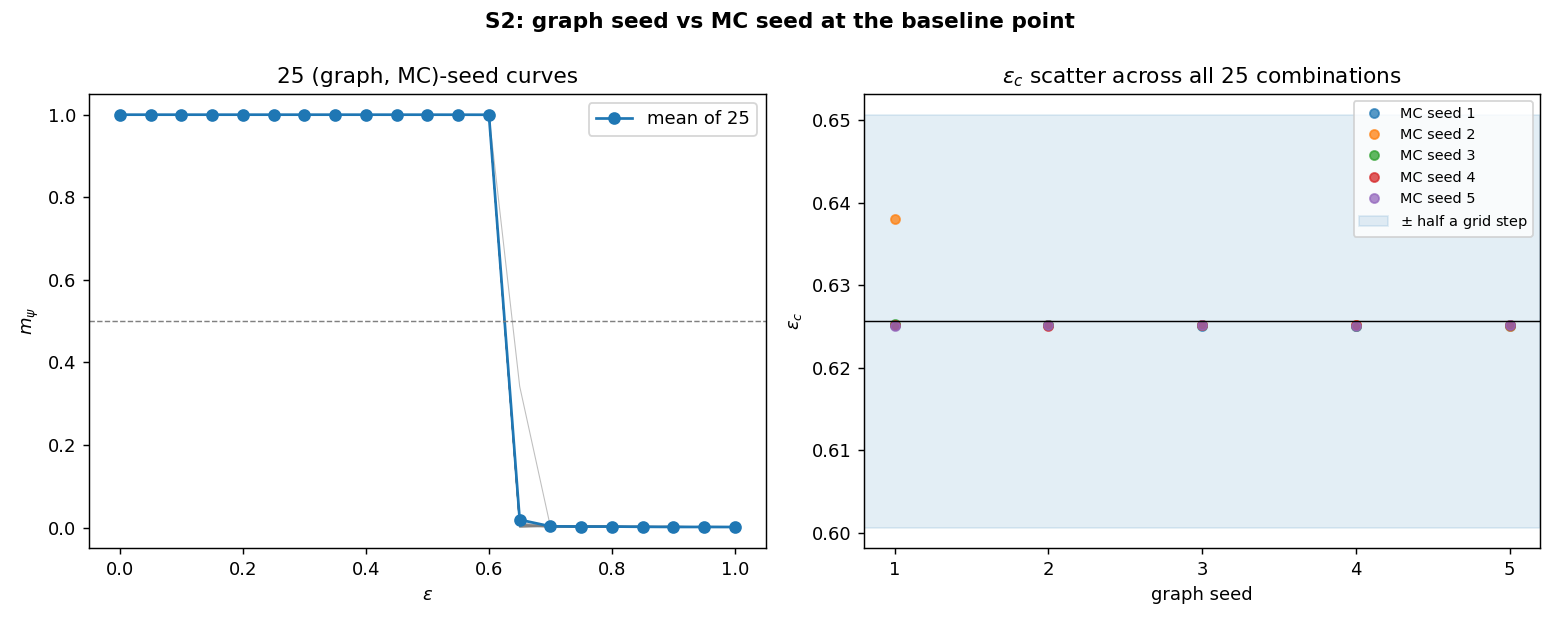

Here is the Python script that generated this plot:
"""
S2 (report Sec. 4): graph seed vs MC seed — are single-realisation results
representative?

25 (graph seed, engine seed) combinations run the full eps sweep at the
baseline point (ER, N=500, <k>=20). Hypothesis (sensitivity/HYPOTHESES.md):
both seeds are nuisance parameters — eps_c scatter well under one grid step,
m_psi scatter peaking near eps_c, graph- and MC-seed contributions comparable
(ER at <k>=20 is locally homogeneous).
"""

import os, sys
import numpy as np
import matplotlib.pyplot as plt

sys.path.insert(0, os.path.join(os.path.dirname(__file__), ".."))
from common.graphs import build_graph, write_edgelist
from common.observables import eps_crossing
from common.io import save_table
from common import runner

HERE = os.path.dirname(os.path.abspath(__file__))
GSEEDS = [1, 2, 3, 4, 5]
MSEEDS = [1, 2, 3, 4, 5]
EPS = np.linspace(0, 1, 21)
N, K = 500, 20


def main():
    runner.ensure_engine()
    els = {g: write_edgelist(build_graph("ER", N, K, seed=g),
                             os.path.join(HERE, f"_sg_{g}.edgelist"))
           for g in GSEEDS}
    points = [(g, ms, e) for g in GSEEDS for ms in MSEEDS for e in EPS]
    res = runner.run_many([dict(edgelist=els[g], eps=float(e), seed=ms)
                           for g, ms, e in points])
    m = np.array([r["m_psi"] for r in res]).reshape(len(GSEEDS), len(MSEEDS), len(EPS))
    for el in els.values():
        os.remove(el)

    ec = np.array([[eps_crossing(EPS, m[i, j]) for j in range(len(MSEEDS))]
                   for i in range(len(GSEEDS))])
    save_table(os.path.join(HERE, "sens_seeds.csv"),
               {"graph_seed": np.repeat(GSEEDS, len(MSEEDS)),
                "mc_seed": np.tile(MSEEDS, len(GSEEDS)),
                "eps_c": ec.ravel()})
    save_table(os.path.join(HERE, "sens_seeds_curves.csv"),
               {"epsilon": EPS,
                "m_mean": m.mean(axis=(0, 1)), "m_std": m.std(axis=(0, 1)),
                "m_min": m.min(axis=(0, 1)), "m_max": m.max(axis=(0, 1))})

    total_sd = ec.std()
    graph_sd = ec.mean(axis=1).std()      # scatter of graph means (MC averaged out)
    mc_sd = ec.mean(axis=0).std()         # scatter of MC means (graphs averaged out)
    print(f"eps_c over 25 combos: mean={ec.mean():.4f}  total std={total_sd:.4f}  "
          f"range={ec.max()-ec.min():.4f}")
    print(f"graph-seed std (MC averaged) = {graph_sd:.4f} | "
          f"MC-seed std (graph averaged) = {mc_sd:.4f}")
    imax = np.argmax(m.std(axis=(0, 1)))
    print(f"m_psi scatter peaks at eps={EPS[imax]:.2f} "
          f"(std={m.std(axis=(0,1))[imax]:.3f}), vs {m.std(axis=(0,1))[0]:.4f} at eps=0")

    fig, axes = plt.subplots(1, 2, figsize=(12, 4.8))
    for i in range(len(GSEEDS)):
        for j in range(len(MSEEDS)):
            axes[0].plot(EPS, m[i, j], color="gray", lw=0.6, alpha=0.5)
    axes[0].plot(EPS, m.mean(axis=(0, 1)), "o-", color="tab:blue", label="mean of 25")
    axes[0].axhline(0.5, color="gray", ls="--", lw=0.8)
    axes[0].set_xlabel(r"$\varepsilon$"); axes[0].set_ylabel(r"$m_\psi$")
    axes[0].set_title("25 (graph, MC)-seed curves"); axes[0].legend()
    for j, ms in enumerate(MSEEDS):
        axes[1].plot(GSEEDS, ec[:, j], "o", ms=5, alpha=0.75, label=f"MC seed {ms}")
    axes[1].axhline(ec.mean(), color="k", lw=0.8)
    axes[1].axhspan(ec.mean() - 0.025, ec.mean() + 0.025, color="tab:blue", alpha=0.12,
                    label=r"$\pm$ half a grid step")
    axes[1].set_xlabel("graph seed"); axes[1].set_ylabel(r"$\varepsilon_c$")
    axes[1].set_xticks(GSEEDS)
    axes[1].set_title(r"$\varepsilon_c$ scatter across all 25 combinations")
    axes[1].legend(fontsize=8)
    fig.suptitle("S2: graph seed vs MC seed at the baseline point", fontweight="bold")
    fig.tight_layout()
    fig.savefig(os.path.join(HERE, "sens_seeds.png"), dpi=130)
    print("Saved sens_seeds.png")


if __name__ == "__main__":
    main()
